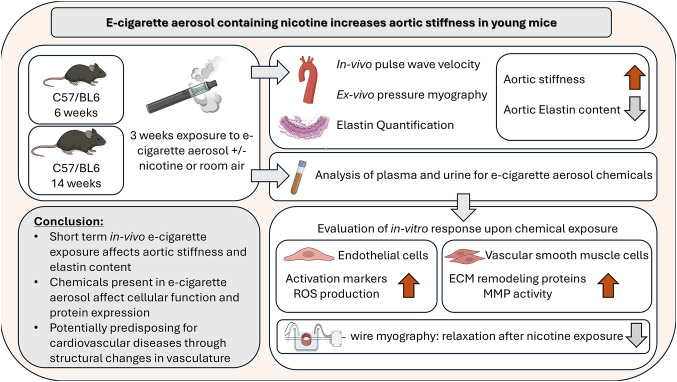
#> input picture data/clean/PMC13342398_12012_2026_10156_Figa_HTML.jpg, 677 x 382 px
$ python ai_generation_detector.py --image ../../data/clean/PMC13342398_12012_2026_10156_Figa_HTML.jpg
#> lines starting #> are read from the running program, lines starting #| are printed output that depends on the picture
### src/utils/image_io.py
"""Image and mask I/O helpers used across all ScholarGuard stages.

Conventions:
  * Images are BGR uint8 arrays (OpenCV convention).
  * Masks are single-channel uint8 arrays with values {0, 255}.
  * A ground-truth mask for ``figure.png`` lives next to it as
    ``figure_mask.png`` (Stage 1 output convention).
"""

from __future__ import annotations

import os
from collections.abc import Iterator

import cv2
import numpy as np

IMAGE_EXTENSIONS = {".png", ".jpg", ".jpeg", ".bmp", ".tif", ".tiff", ".webp"}
MASK_SUFFIXES = ("_mask", "_gt")  # recognised ground-truth naming suffixes


def imread_unicode(path: str, flag: int = cv2.IMREAD_COLOR) -> np.ndarray | None:
    """``cv2.imread`` that survives non-ASCII paths. None if unreadable.

    ``cv2.imread`` passes the filename to the C++ layer as bytes in the system
    locale encoding, so on Windows it silently returns None for any path
    containing a character outside the active code page. That is not exotic
    here: inputs are user-uploaded PDFs and PMC filenames, and the project's
    primary environment is Windows. Reading the bytes ourselves and decoding
    from memory sidesteps the filename entirely.
    """
#> called with flag = 1
    try:
        buffer = np.fromfile(path, dtype=np.uint8)
    except OSError:
        return None
    if buffer.size == 0:
        return None
    return cv2.imdecode(buffer, flag)
#> returned value is the input picture: shape (382, 677, 3); mean B, G, R 224.6, 225.2, 226.6


# [11 lines left out: function imwrite_unicode, not called in this run]


def load_image(path: str, grayscale: bool = False) -> np.ndarray:
    """Load an image as BGR (or grayscale) uint8. Raises on failure."""
    flag = cv2.IMREAD_GRAYSCALE if grayscale else cv2.IMREAD_COLOR
    image = imread_unicode(path, flag)
    if image is None:
        raise FileNotFoundError(f"could not read image: {path}")
    return image


# [73 lines left out: functions save_image, load_mask, save_mask, is_mask_file, find_ground_truth_mask, list_images and 1 more, not called in this run]

### src/forensics/frequency_analysis.py
"""FFT-based spectral analysis for AI-generation detection.

Rationale
---------
Real sensor-captured images (microscopy, blots, gels) have a power
spectrum that falls off roughly as a power law ``P(f) ~ 1/f^alpha`` with
``alpha`` typically in ``[1.5, 3.0]``, and a *broadband* high-frequency
noise floor from the sensor. Generative models deviate in two
characteristic, measurable ways:

1. **Spectral falloff.** Diffusion/VAE decoders over-smooth high
   frequencies (steeper falloff, high-frequency energy suppressed) or,
   conversely, some GANs inject excess high-frequency energy — either way
   the radially-averaged spectrum departs from the natural power law and
   fits it poorly (low R^2).

2. **Periodic peaks.** Transposed-convolution ("deconv") upsampling in
   many GANs leaves a periodic grid, which shows up as bright peaks at
   regular offsets in the 2-D spectrum (the classic checkerboard
   signature). Real sensor noise has no such periodicity.

Everything here is pure NumPy FFT — fast on CPU, no training. Each metric
is turned into a sub-score in ``[0, 1]`` and combined into one anomaly
score (higher == more likely synthetic).
"""

from __future__ import annotations

import cv2
import numpy as np

from src.utils.image_io import load_image

# Natural-image priors (see module docstring). These bound what counts as
# a "normal" radially-averaged spectral slope; the defaults are broad on
# purpose so genuine figures rarely trip them.
NATURAL_SLOPE_RANGE = (1.5, 3.0)
# High-freq-to-mid-band log-power gap: shallower than NATURAL reads natural,
# more suppressed than SUPPRESSED reads fully synthetic (see _high_freq_falloff).
NATURAL_FALLOFF_GAP = -4.5
SUPPRESSED_FALLOFF_GAP = -6.5
WORK_SIZE = 512  # analysis resolution; power-of-two keeps the FFT cheap


def _to_analysis_gray(image: np.ndarray) -> np.ndarray:
    """Center-crop to square, resize to WORK_SIZE, float32 grayscale."""
    gray = cv2.cvtColor(image, cv2.COLOR_BGR2GRAY) if image.ndim == 3 else image
    h, w = gray.shape
    side = min(h, w)
    top, left = (h - side) // 2, (w - side) // 2
    square = gray[top:top + side, left:left + side]
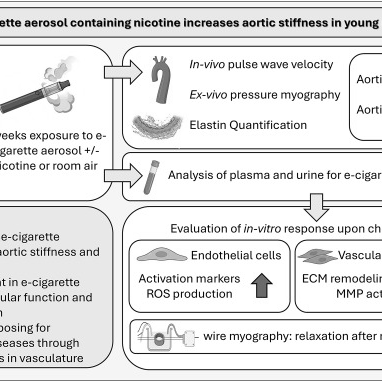
#> square: shape (382, 382); min 0, max 255, mean 225.9
    resized = cv2.resize(square, (WORK_SIZE, WORK_SIZE), interpolation=cv2.INTER_AREA)
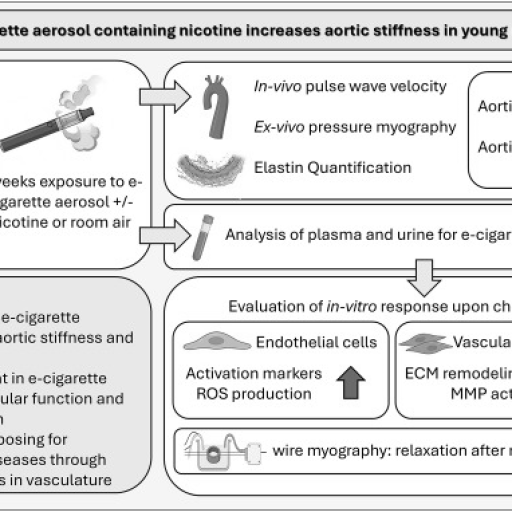
#> resized: shape (512, 512); min 0, max 255, mean 225.9
    return resized.astype(np.float32)
#> returned value: shape (512, 512) float32


def _power_spectrum(gray: np.ndarray) -> np.ndarray:
    """2-D power spectrum with a Hann window (kills edge-wrap leakage)."""
    hann = np.outer(np.hanning(gray.shape[0]), np.hanning(gray.shape[1]))
    windowed = (gray - gray.mean()) * hann
#> (the rest of the program and of its run is left out)
